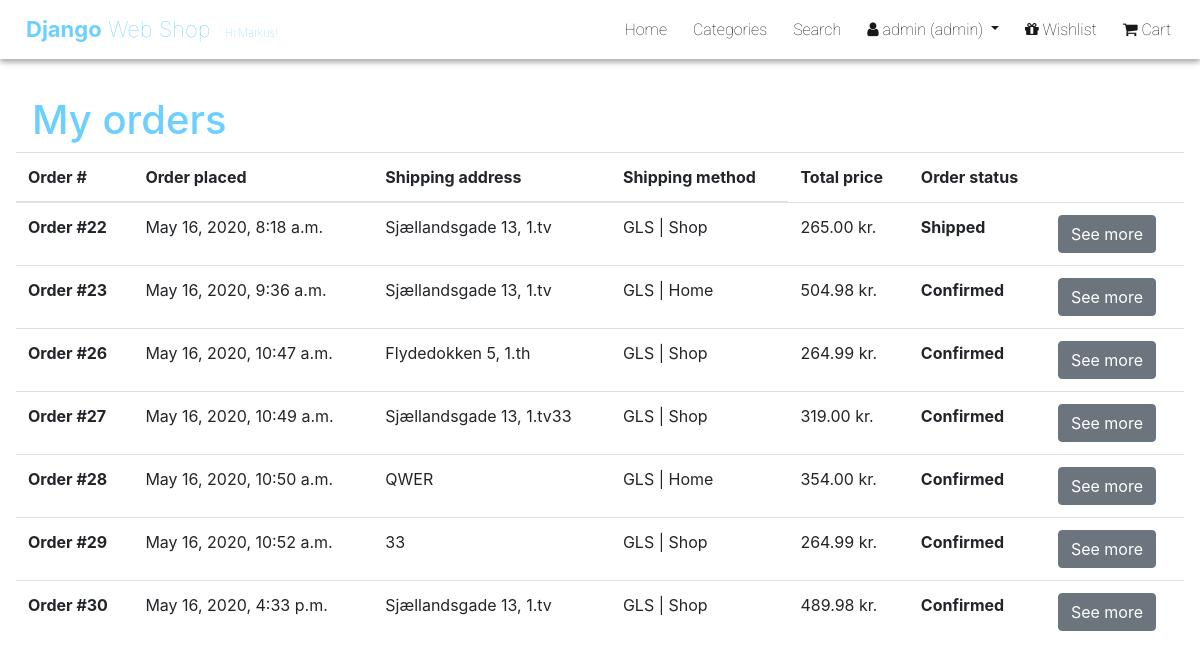
The page /shop/orders/ (signed in) on the database its author committed.
### shop/models.py (models this page shows, shortened)
class Invoice(models.Model):
    user = models.ForeignKey(User, null=True, on_delete=models.SET_NULL)
    shipping_method = models.ForeignKey(ShippingMethod, null=True, on_delete=models.SET_NULL)
    transaction_datetime = models.DateTimeField(default=datetime.now, blank=True)
    total_price = models.DecimalField(max_digits=19, decimal_places=2)
    shipping_address = models.CharField(max_length=200)
    shipping_city = models.CharField(max_length=120)
    shipping_country = models.CharField(max_length=100)
    status = models.CharField(max_length=20, default='Confirmed')

class ShippingMethod(models.Model):
    shipping_method = models.CharField(max_length=120)
    price = models.DecimalField(max_digits=10, decimal_places=2)

### shop/views.py (the view)
# urls.py: path('orders/', views.orders, name='orders'),
def orders(req):
    orders = Invoice.objects.filter(user=req.user)
    context = {
        'orders': orders
    }
    return render(req, 'pages/user/my_orders.html', context)

### shop/templates/pages/user/my_orders.html (shortened to what this page needs)
{% extends '_base.html' %}
{% block content %}
    <div class="space-for-nav p-3">
        <h1 class="px-3 dws-blue">My orders</h1>
            <table class="table">
            <thead>
                <tr>
                <th scope="col">Order #</th>
                <th scope="col">Order placed</th>
                <th scope="col">Shipping address</th>
                <th scope="col">Shipping method</th>
                <td scope="col"><b>Total price</b></th>
                <td scope="col"><b>Order status</b></th>
                <td scope="col"></th>
                </tr>
            </thead>
            <tbody>
                {% for order in orders %}
                    <tr>
                        <th scope="row">Order #{{ order.id }}</th>
                        <td>{{ order.transaction_datetime }}</td>
                        <td>{{ order.shipping_address }}</td>
                        <td>{{ order.shipping_method.shipping_method }}</td>
                        <td>{{ order.total_price }} kr.</td>
                        <th scope="row">{{ order.status }}</th>
                        <td>
                        <form action="{% url 'shop:order_detail' %}" method="POST">
                            <button class="btn btn-secondary">See more</button>
                        </form>
                        </td>
                    </tr>
                {% endfor %}
            </tbody>
            </table>
    </div>
{% endblock %}

### templates/_base.html (shortened to what this page needs)
{% load static %}
<!DOCTYPE html>
<html lang="en">
<head>
    <link rel="stylesheet" href="https://stackpath.bootstrapcdn.com/bootstrap/4.3.1/css/bootstrap.min.css">
    <link rel="stylesheet" href="https://stackpath.bootstrapcdn.com/font-awesome/4.7.0/css/font-awesome.min.css">
    <link rel="stylesheet" href="{% static 'css/app.css' %}">
</head>
<body>
    {% if user.is_authenticated %}
        {% if user.is_superuser %}
            <nav class="navbar fixed-top navbar-expand-lg navbar-light bg-dark brand px-3">
                <a class="navbar-brand" href={% url 'shop:index' %}><p class="brand-slogan"><b>Django</b> Web Shop <span class="very-small-text ml-2">Hi {{ user.first_name }}!</span></p></a>
                <div class="collapse navbar-collapse" id="navbarSupportedContent">
                    <ul class="navbar-nav ml-auto">
                        <li class="nav-item">
                            <a class="nav-link" href={% url 'shop:index' %}>Home <span class="sr-only">(current)</span></a>
                        </li>
                        <li class="nav-item">
                            <a class="nav-link" href={% url 'shop:categories' %}>Categories <span class="sr-only">(current)</span></a>
                        </li>
                        <li class="nav-item">
                            <a class="nav-link" href={% url 'shop:search' %}>Search <span class="sr-only">(current)</span></a>
                        </li>
                        <li class="nav-item dropdown">
                            <a class="nav-link dropdown-toggle" href="#" id="navbarDropdown" role="button" data-toggle="dropdown" aria-haspopup="true" aria-expanded="false">
                            <i class="fa fa-user"></i> {{ user }} (admin)
                            </a>
                        </li>
                        <li class="nav-item">
                            <a class="nav-link" href={% url 'shop:wishlist' %}><i class="fa fa-gift"></i> Wishlist<span class="sr-only">(current)</span></a>
                        </li>
                        <li class="nav-item">
                            <a class="nav-link" href={% url 'shop:cart' %}><i class="fa fa-shopping-cart"></i> Cart<span class="sr-only">(current)</span></a>
                        </li>
                    </ul>
                </div>
            </nav>
        {% endif %}
    {% endif %}
    {% block content %}
    {% endblock %}
</body>
</html>

### django_webshop/static/css/app.css (style rules this page uses)
.very-small-text { font-size: 11px; }
.navbar { background-color: white!important; box-shadow: 0 3px 6px rgba(0,0,0,0.16), 0 3px 6px rgba(0,0,0,0.23); }
.navbar-brand { color: rgb(24, 24, 24)!important; font-weight: 900; font-size: 30px; }
.nav-item a { color: rgb(24, 24, 24)!important; font-family: 'Roboto', sans-serif; font-weight: 100; margin: 0 5px!important; }
.space-for-nav { margin-top: 80px; border-radius: 3px!important; }
.brand-slogan { font-weight: 100!important; font-size: 22px; margin: 0px 0 0 10px; color: rgb(107, 208, 255)!important; }
b { font-weight: 700!important; }
.dws-blue { color: rgb(107, 208, 255)!important; }

### rows shown on the page
Invoice: id "22", transaction_datetime "May 16, 2020, 8:18 a.m.", shipping_address "Sjællandsgade 13, 1.tv", shipping_method.shipping_method "GLS | Shop", total_price "265.00", status "Shipped"
Invoice: id "23", transaction_datetime "May 16, 2020, 9:36 a.m.", shipping_address "Sjællandsgade 13, 1.tv", shipping_method.shipping_method "GLS | Home", total_price "504.98", status "Confirmed"
Invoice: id "26", transaction_datetime "May 16, 2020, 10:47 a.m.", shipping_address "Flydedokken 5, 1.th", shipping_method.shipping_method "GLS | Shop", total_price "264.99", status "Confirmed"
Invoice: id "27", transaction_datetime "May 16, 2020, 10:49 a.m.", shipping_address "Sjællandsgade 13, 1.tv33", shipping_method.shipping_method "GLS | Shop", total_price "319.00", status "Confirmed"
Invoice: id "28", transaction_datetime "May 16, 2020, 10:50 a.m.", shipping_address "QWER", shipping_method.shipping_method "GLS | Home", total_price "354.00", status "Confirmed"
Invoice: id "29", transaction_datetime "May 16, 2020, 10:52 a.m.", shipping_address "33", shipping_method.shipping_method "GLS | Shop", total_price "264.99", status "Confirmed"
Invoice: id "30", transaction_datetime "May 16, 2020, 4:33 p.m.", shipping_address "Sjællandsgade 13, 1.tv", shipping_method.shipping_method "GLS | Shop", total_price "489.98", status "Confirmed"

### other values the page prints
{{ user.first_name }} "Markus"
{{ user }} "admin"
